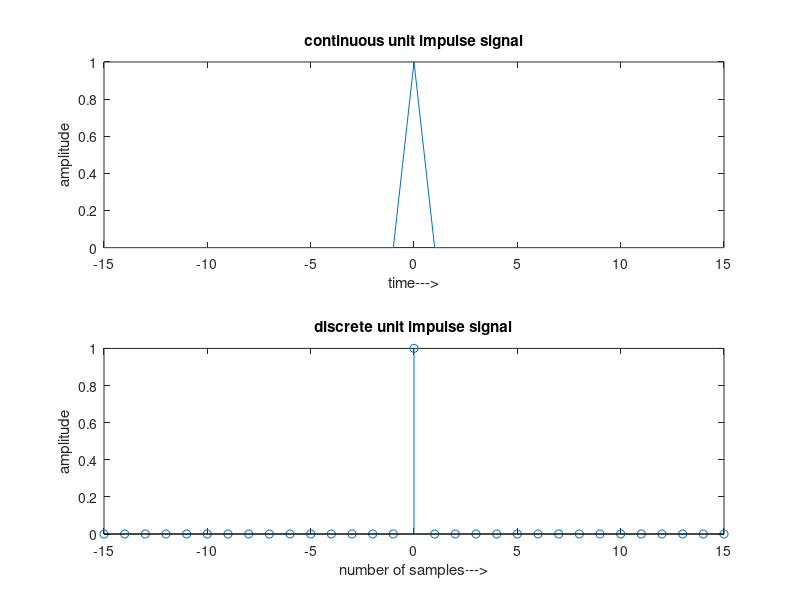

Recreate this plot in MATLAB.
clear all;
close all;
clc;

N=15;
n=-N:1:N;
y=[zeros(1,N) 1 zeros(1,N)];

subplot(2,1,1);
plot(n,y);
ylabel('amplitude');
xlabel('time--->');
title('continuous unit impulse signal');

subplot(2,1,2);
stem(n,y);
ylabel('amplitude');
xlabel('number of samples--->');
title('discrete unit impulse signal');